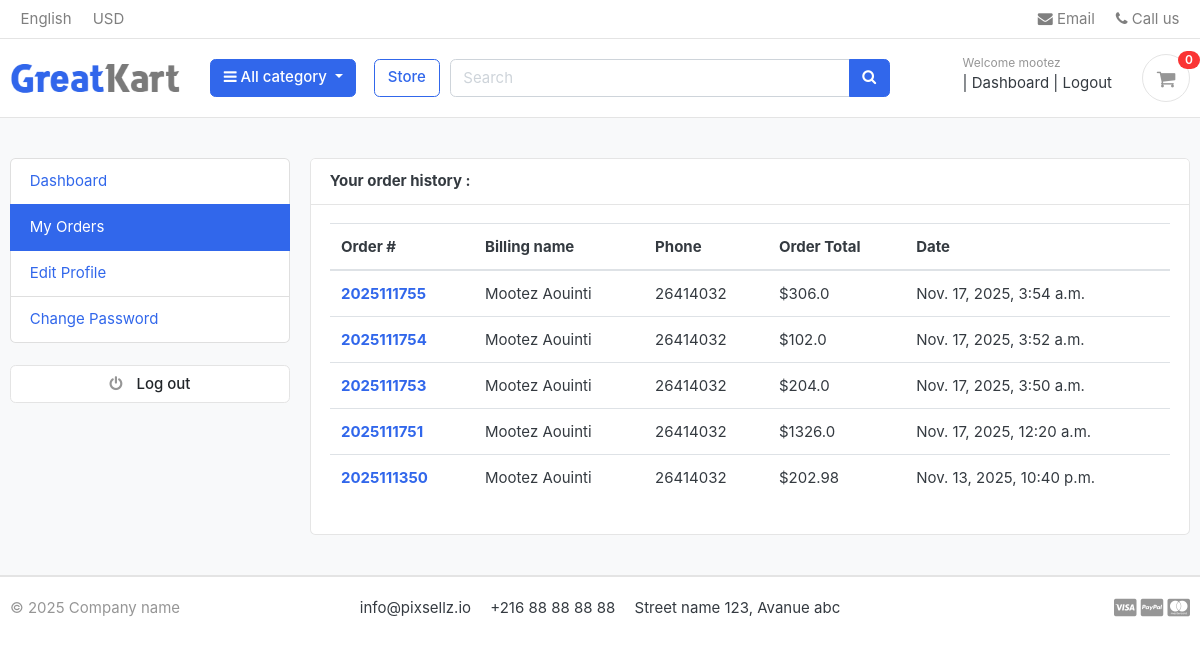
Page /accounts/my_orders/ (signed in) on the earlier database version.
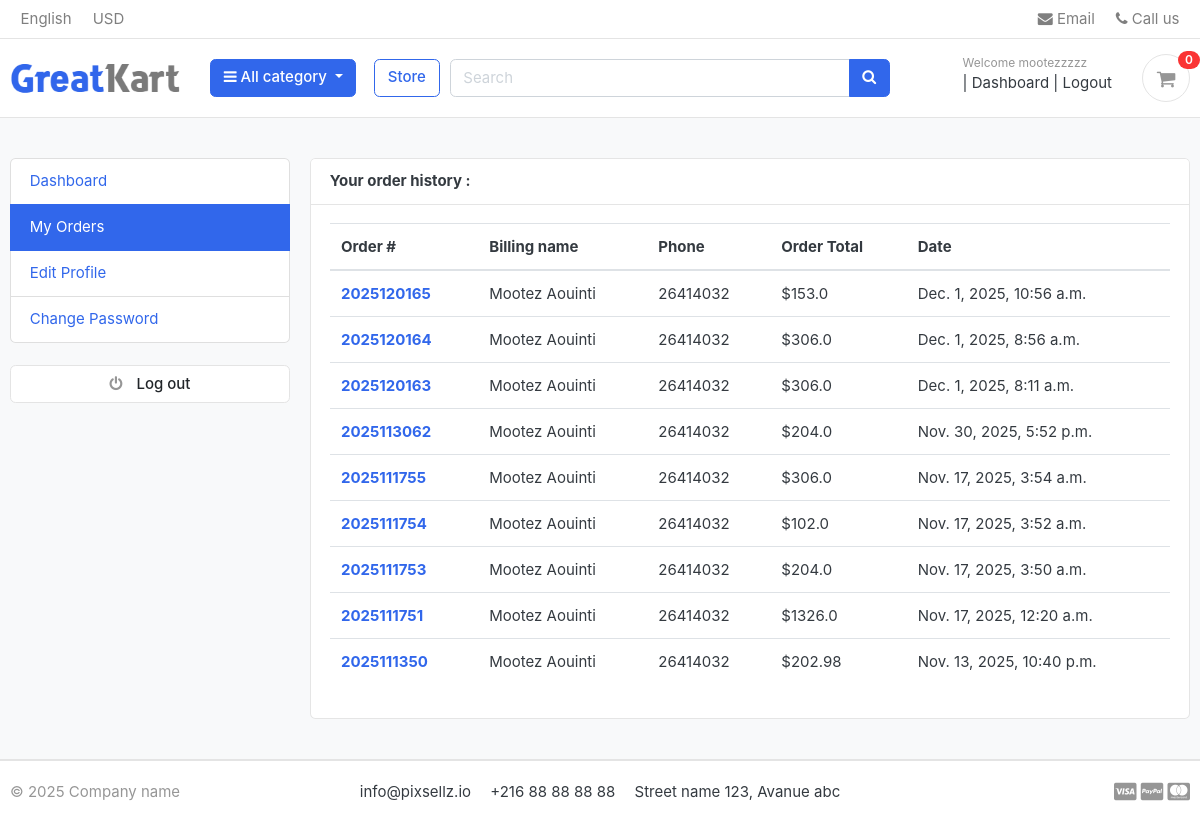
Same page on the later database version.
### account/models.py (models this page shows, shortened)
class Account(AbstractBaseUser):
    first_name = models.CharField(max_length=50)
    last_name = models.CharField(max_length=50)
    username = models.CharField(max_length=50, unique=True)
    email = models.EmailField(max_length=100, unique=True)
    phone_number = models.CharField(max_length=50)
    date_joined = models.DateTimeField(auto_now_add=True)
    last_login = models.DateTimeField(auto_now_add=True)
    is_admin = models.BooleanField(default=False)
    is_staff = models.BooleanField(default=False)
    is_active = models.BooleanField(default=False)
    is_superadmin = models.BooleanField(default=False)
    USERNAME_FIELD = 'email'
    REQUIRED_FIELDS = ['username', 'first_name', 'last_name']
    objects = MyAccountManager()

### orders/models.py (models this page shows, shortened)
class Order(models.Model):
    STATUS = (
        ('New', 'New'),
        ('Accepted', 'Accepted'),
        ('Completed', 'Completed'),
        ('Cancelled', 'Cancelled'),
    )
    user = models.ForeignKey(Account, on_delete=models.SET_NULL, null=True)
    payment = models.ForeignKey(Payment, on_delete=models.SET_NULL, blank=True, null=True)
    order_number = models.CharField(max_length=20)
    first_name = models.CharField(max_length=50)
    last_name = models.CharField(max_length=50)
    phone = models.CharField(max_length=15)
    email = models.EmailField(max_length=50)
    address_line_1 = models.CharField(max_length=100)
    address_line_2 = models.CharField(max_length=100, blank=True)
    country = models.CharField(max_length=50)
    state = models.CharField(max_length=50)
    city = models.CharField(max_length=50)
    order_note = models.CharField(max_length=100, blank=True)
    order_total = models.FloatField()
    tax = models.FloatField()
    status = models.CharField(max_length=10, choices=STATUS, default='New')
    ip = models.CharField(blank=True, max_length=20)
    is_ordered = models.BooleanField(default=False)
    created_at = models.DateTimeField(auto_now_add=True)
    updated_at = models.DateTimeField(auto_now=True)
    def full_name(self):
        return f'{self.first_name} {self.last_name}'

### account/views.py (the view)
# urls.py: path('my_orders/', views.my_orders, name='my_orders'),
@login_required(login_url='login')
def my_orders(request):
    orders = Order.objects.filter(user=request.user, is_ordered=True).order_by('-created_at')
    context = {
        'orders': orders,
    }
    return render(request, 'accounts/my_orders.html', context)

### Category/context_processors.py (called while the page is built)
def menu_links(request):
   links = Category.objects.all()
   return dict(links=links)

### Category/models.py (called while the page is built)
    def get_url(self):
            return reverse('products_by_category', args=[self.slug])

### carts/context_processors.py (called while the page is built)
def counter(request):
    cart_count = 0
    if 'admin' in request.path:
        return {}
    else:
        try:
            cart = Cart.objects.filter(cart_id=_cart_id(request))
            if request.user.is_authenticated:
                cart_items = CartItem.objects.all().filter(user=request.user)
            else:
                cart_items = CartItem.objects.all().filter(cart=cart[:1])
            for cart_item in cart_items:
                cart_count += cart_item.quantity
        except Cart.DoesNotExist:
            cart_count = 0
    return dict(cart_count=cart_count)

### carts/views.py (called while the page is built)
def _cart_id(request):
    cart = request.session.session_key
    if not cart:
        cart = request.session.create()
    return cart

### templates/accounts/my_orders.html (shortened to what this page needs)
{% extends 'base.html' %}
{% block content  %}
<section class="section-conten padding-y bg">
<div class="container">
	<div class="row">
	{% include 'includes/dashboard_sidebar.html' %}
	<main class="col-md-9">
		<article class="card">
		<header class="card-header">
			<strong class="d-inline-block mr-3">Your order history : </strong>
		</header>
		<div class="card-body">
			<div class="row">
				<div class="col-md-12">
					<table class="table table-hover">
  						<thead>
							<tr>
								<th scope="col">Order #</th>
								<th scope="col">Billing name</th>
								<th scope="col">Phone</th>
								<th scope="col">Order Total</th>
								<th scope="col">Date</th>
							</tr>
  						</thead>
  						<tbody>
							{% for order in orders %}
							<tr>
								<th scope="row"><a href="{% url 'order_detail' order.order_number %}">{{ order.order_number }}</a></th>
								<td>{{order.full_name}}</td>
								<td>{{order.phone}}</td>
								<td>${{order.order_total}}</td>
								<td>{{order.created_at}}</td>
							</tr>
							{% endfor %}
  						</tbody>
					</table>
				</div>
			</div>
		</div>
		</article>
	</main>
</div>
</div>
</section>
{% endblock %}

### templates/includes/navbar.html (shortened to what this page needs)
{% load static %}
<header class="section-header">
  <nav class="navbar p-md-0 navbar-expand-sm navbar-light border-bottom">
    <div class="container">
      <div class="collapse navbar-collapse" id="navbarTop4">
        <ul class="navbar-nav mr-auto">
          <li class="nav-item"><a href="#" class="nav-link">English</a></li>
          <li class="nav-item"><a href="#" class="nav-link">USD</a></li>
        </ul>
        <ul class="navbar-nav">
          <li><a href="#" class="nav-link"><i class="fa fa-envelope"></i> Email</a></li>
          <li><a href="#" class="nav-link"><i class="fa fa-phone"></i> Call us</a></li>
        </ul>
      </div>
    </div>
  </nav>
  <section class="header-main border-bottom">
    <div class="container">
      <div class="row align-items-center">
        <div class="col-lg-2 col-md-3 col-6">
          <a href="{% url 'home' %}" class="brand-wrap">
            <img class="logo" src="{% static 'images/logo.png' %}" alt="Logo">
          </a>
        </div>
        <div class="col-lg col-sm col-md col-6 flex-grow-0">
          <div class="category-wrap dropdown d-inline-block float-right">
            <button type="button" class="btn btn-primary dropdown-toggle" data-toggle="dropdown" aria-expanded="false">
              <i class="fa fa-bars"></i> All category
            </button>
          </div>
        </div>
        <a href="{% url 'store' %}" class="btn btn-outline-primary ml-2">Store</a>
        <div class="col-lg col-md-6 col-sm-12 col">
          <form action="{% url 'search' %}" class="search" method='GET'>
            <div class="input-group w-100">
              <input type="text" class="form-control" placeholder="Search" name="keyword">
              <div class="input-group-append">
                <button class="btn btn-primary" type="submit">
                  <i class="fa fa-search"></i>
                </button>
              </div>
            </div>
          </form>
        </div>
        <div class="col-lg-3 col-sm-6 col-8 order-2 order-lg-3">
          <div class="d-flex justify-content-end mb-3 mb-lg-0">
            {% if user.id is None %}
            <div class="widget-header">
              <small class="title text-muted">Welcome guest!</small>
              <div>
                <a href="{% url 'login' %}">Sign in</a>
                <span class="dark-transp"> | </span>
                <a href="{% url 'register' %}">Register</a>
              </div>
            </div>
            {% else %}
             <div class="widget-header">
              <small class="title text-muted">Welcome {{user.first_name}}</small>
              <div>
                <span class="dark-transp"> | </span>
                <a href="{% url 'dashboard' %}">Dashboard</a><span class="dark-transp"> | </span>
                <a href="{% url 'logout' %}">Logout</a>
              </div>
            </div>
            {% endif %}
            <a href="{% url 'cart' %}" class="widget-header pl-3 ml-3">
              <div class="icon icon-sm rounded-circle border"><i class="fa fa-shopping-cart"></i></div>
              <span class="badge badge-pill badge-danger notify">{{cart_count}}</span>
            </a>
          </div>
        </div>
      </div>
    </div>
  </section>
</header>

Differences in the rows shown:
changed Account: first_name "mootez" → "mootezzzzz"
added Order: order_number "2025120165", full_name "Mootez Aouinti", phone "26414032", order_total "153.0", created_at "Dec. 1, 2025, 10:56 a.m."
added Order: order_number "2025120164", full_name "Mootez Aouinti", phone "26414032", order_total "306.0", created_at "Dec. 1, 2025, 8:56 a.m."
added Order: order_number "2025120163", full_name "Mootez Aouinti", phone "26414032", order_total "306.0", created_at "Dec. 1, 2025, 8:11 a.m."
added Order: order_number "2025113062", full_name "Mootez Aouinti", phone "26414032", order_total "204.0", created_at "Nov. 30, 2025, 5:52 p.m."
